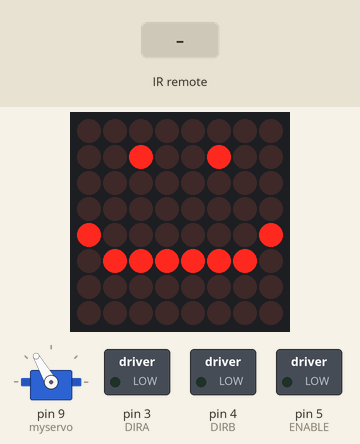
Recording of a sketch running on a simulated Arduino Uno, built with avr-gcc and run on an emulated ATmega328P. On the bench: servo, 8×8 LED matrix, switched loads named in the sketch (green lamp = pin HIGH). The inputs (shaded band) are chosen by the test bench.

Above: at 8.8 s.
8.9 s: infrared code 0xF609FF00 received
At 13.2 s:
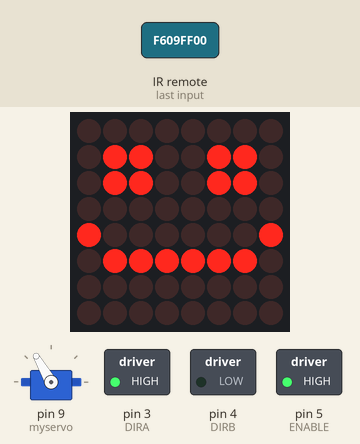
17.0 s: infrared code 0xF807FF00 received
At 20.2 s:
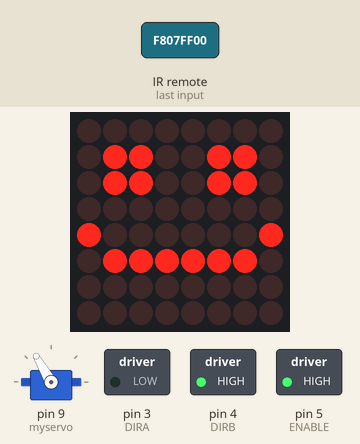
24.5 s: infrared code 0xB847FF00 received
At 30.8 s:
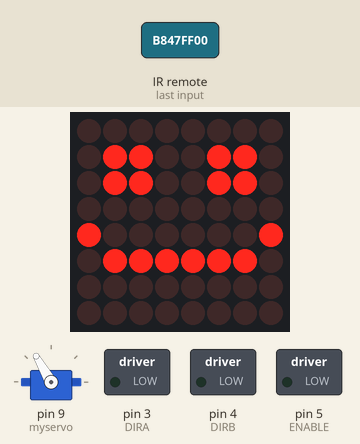
Timing chart, 0 to 32.3 s (numbered marks = the images above; inputs shaded):
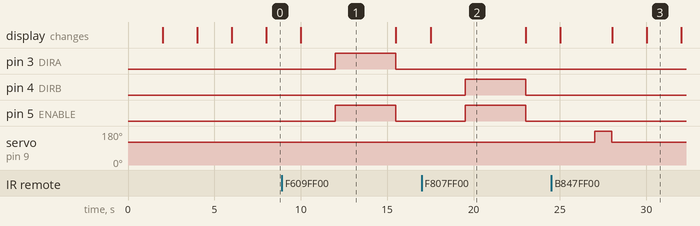

The sketch:

Project7_Robot2.ino
```cpp
#include <LedControl.h>
#include <Servo.h>
#include "IRremote.h"
Servo myservo;
#define ENABLE 5
#define DIRA 3
#define DIRB 4


int receiver = 8;
IRrecv irrecv(receiver);    // create instance of 'irrecv'
uint32_t last_decodedRawData = 0;

// Define the pin connections for the matrix display
const int dataPin = 12;
const int clkPin = 10;
const int csPin = 11;


byte leds = 0;

LedControl lc = LedControl(dataPin, clkPin, csPin, 1); // Initialize the LedControl library

// Define the smiley face pattern
byte smiley[8] = {
  B00000000,
  B00100100,
  B00000000,
  B00000000,
  B10000001,
  B01111110,
  B00000000,
  B00000000
};

// Define the eyes pattern
byte eyes[8] = {
  B00000000,
  B01100110,
  B01100110,
  B00000000,
  B10000001,
  B01111110,
  B00000000,
  B00000000
};

void setup() {
  Serial.begin(9600);
   myservo.attach(9);
  myservo.write(120);
  lc.shutdown(0, false); // Wake up the matrix display
  lc.setIntensity(0, 8); // Set the brightness (0-15)
  lc.clearDisplay(0);
  irrecv.enableIRIn();
  pinMode(ENABLE,OUTPUT);
  pinMode(DIRA,OUTPUT);
  pinMode(DIRB,OUTPUT);
}

void loop() {
  drawSmiley(); // Draw the smiley face
  delay(2000);  // Delay for 2 seconds
  drawEyes();   // Draw the eyes
  delay(2000);
 if (irrecv.decode()) // have we received an IR signal?
  {
    // Check if it is a repeat IR code
    if (irrecv.decodedIRData.flags)
    {
      //set the current decodedRawData to the last decodedRawData
      irrecv.decodedIRData.decodedRawData = last_decodedRawData;
    }
    switch (irrecv.decodedIRData.decodedRawData)
    {

      case 0xF609FF00: // UP button pressed
        digitalWrite(ENABLE,HIGH);
       digitalWrite(DIRA,HIGH); //one way
        digitalWrite(DIRB,LOW);
        delay(3500);
        digitalWrite(DIRA,LOW);
        digitalWrite(ENABLE,LOW);
        break;

      case 0xF807FF00: // DOWN button pressed
        digitalWrite(ENABLE,HIGH);
        digitalWrite(DIRA,LOW);  //reverse
        digitalWrite(DIRB,HIGH);
        delay(3500);
        digitalWrite(DIRB,LOW);
        digitalWrite(ENABLE,LOW);
        break;

      case 0xB847FF00: // FUNC/STOP button pressed
        myservo.write(190);
        delay(1000);
        myservo.write(120);
        break;

    }
    //store the last decodedRawData
    last_decodedRawData = irrecv.decodedIRData.decodedRawData;
    irrecv.resume(); // receive the next value
    digitalWrite(4, LOW);
    digitalWrite(5, LOW);
    digitalWrite(6, LOW);
    digitalWrite(7, LOW);
}
}

void drawSmiley() {
  for (int row = 0; row < 8; row++) {
    lc.setRow(0, row, smiley[row]);
  }
}

void drawEyes() {
  for (int row = 0; row < 8; row++) {
    lc.setRow(0, row, eyes[row]);
  }
}
```

Measured:
- after the input at 8.9 s, pin 3 (DIRA), pin 5 (ENABLE): LOW → HIGH after 3.1 s, → LOW 3.5 s later
- after the input at 17.0 s, pin 4 (DIRB), pin 5 (ENABLE): LOW → HIGH after 2.5 s, → LOW 3.5 s later
- after the input at 24.5 s, servo on pin 9 (myservo): 120° → 180° after 2.5 s, → 120° 1.0 s later
- what the display in image 1 shows lasts 5.5 s, from 10.0 s to 15.5 s
